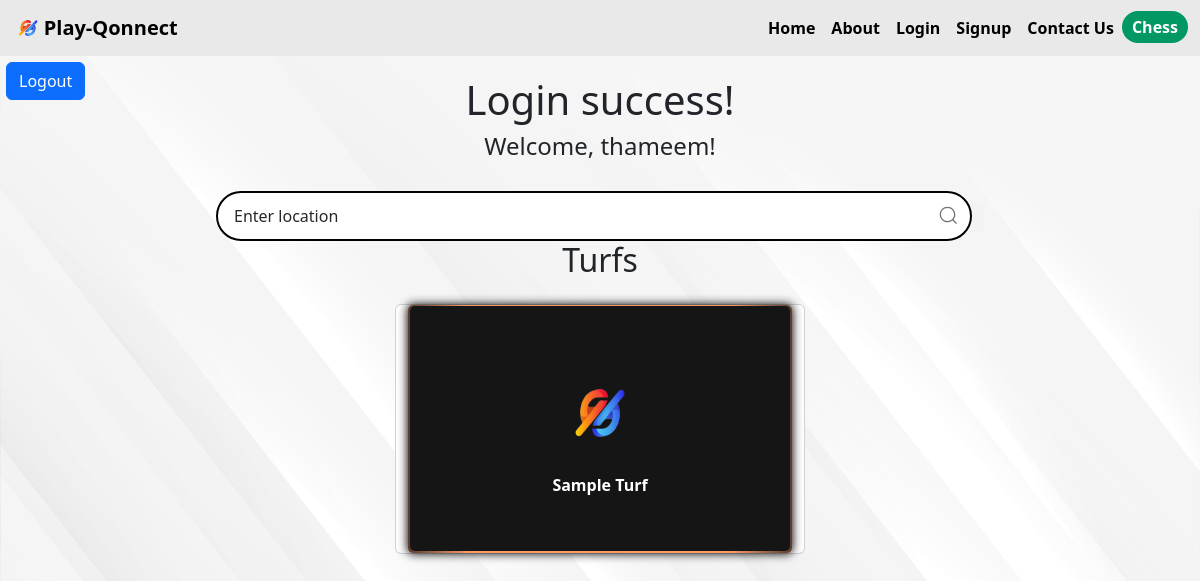
The page /dashboard (signed in) on the database as committed earlier.
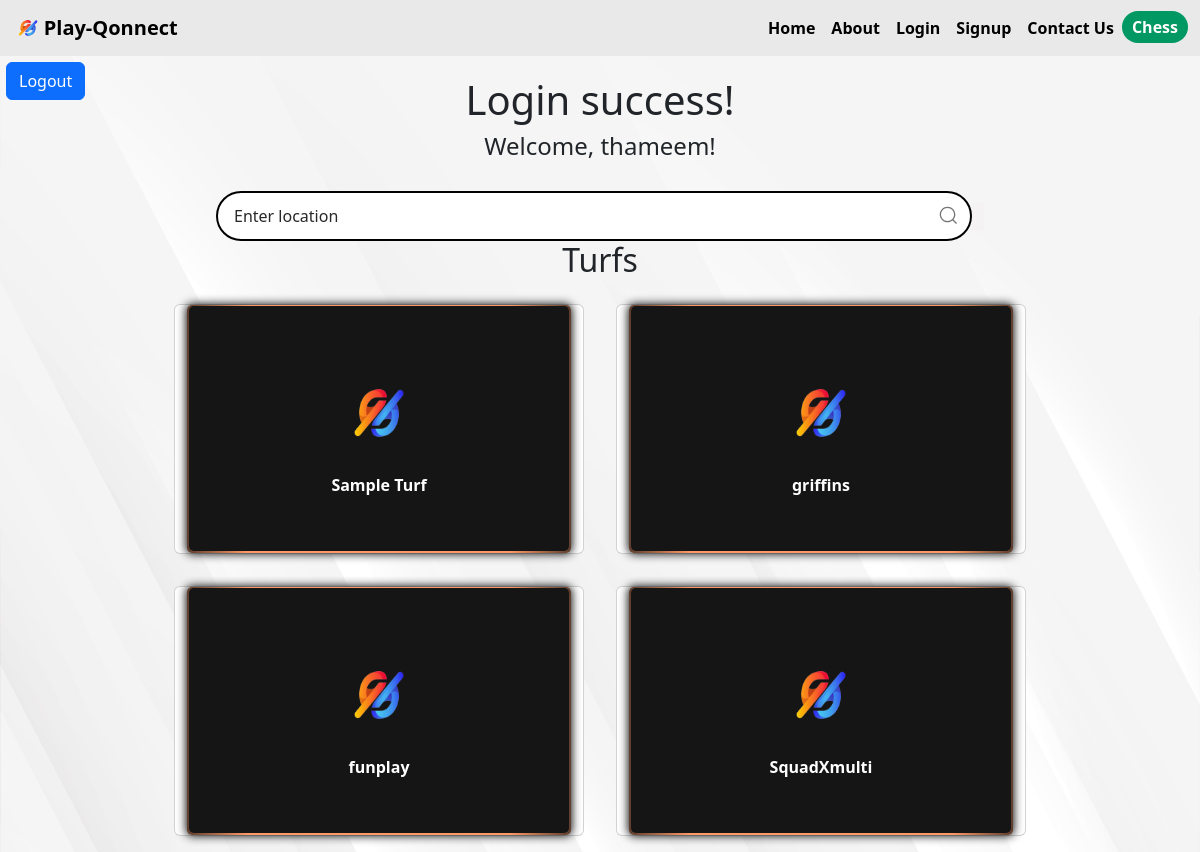
The same page on the database as committed later.
### app.py (models this page shows)
class Turf(db.Model):
    id = db.Column(db.Integer, primary_key=True)
    turf_name = db.Column(db.String(255), nullable=False)
    turf_location = db.Column(db.String(255), nullable=False)
    turf_phone = db.Column(db.Integer, nullable=True)
    __table_args__ = (
        CheckConstraint('LENGTH(CAST(turf_phone AS TEXT)) = 10', name='valid_phone_length'),
    )
    games = db.relationship('Game', backref='turf', lazy=True)
    reviews = db.relationship('TurfReview', backref='turf', lazy=True)

### app.py (the view)
@app.route('/dashboard', methods=['GET', 'POST'])
@login_required
def dashboard():
    turfs = Turf.query.all()
    return render_template('dashboard.html', username=current_user.username, turfs=turfs)

### app.py (called while the page is built)
@login_manager.user_loader
def load_user(user_id):
    return User.query.get(int(user_id))

### templates/dashboard.html (shortened to what this page needs)
{% extends 'layout.html' %} {% block title %} Dashboard {% endblock title %} {%
block body %}
<a
  class="btn btn-primary"
  style="margin: 0.5%"
  href="{{ url_for('home') }}"
>
  Logout
</a>
<div class="turfhead" style="margin: -2.5%;">
<h1>Login success!</h1>
<h4>Welcome, {{ username }}!</h4>
</div>
<div class="turftab">
  <form action="{{ url_for('search_turfs') }}" method="GET">
    <div class="turftab" class="input-group">
      <div class="search">
        <input type="searhch" class="search__input" name="location" placeholder="Enter location">
        <button class="search__button">
        </button>
    </div>
    </div>
  </form>
    <h2 class="turfhead">Turfs</h2>
      <div class="dashbrd row">
        {% for turf in turfs %}
        <div class="card col-md-5 mx-3 my-3">
          <div class="content">
            <div class="back">
              <div class="back-content">
                <strong>{{ turf.turf_name }}</strong>
              </div>
            </div>
            <div class="front">
              <div class="img">
              </div>
              <div class="front-content">
                <small class="badge">{{ turf.turf_name }}</small>
                <div class="description">
                  <div class="title">
                    <p class="title">
                      <div>Location: {{ turf.turf_location }}</div>
                      <div>Phone: {{ turf.turf_phone }}</div>
                    </p>
                  </div class="card-footer">
                  <a class="selbtn" href="{{ url_for('turf_detail', turf_id=turf.id) }}" >
                    Select </a>
                  <a class="revbtn" href="{{ url_for('turf_reviews', turf_id=turf.id) }}" >
                    Reviews</a>
                </div>
              </div>
            </div>
          </div>
        </div>
          <br>
        {% endfor %}
      </div>
</div>
  {% endblock body %}

Rows that differ between the two databases and show on the page:
added Turf: turf_name "griffins"
added Turf: turf_name "funplay"
added Turf: turf_name "SquadXmulti"
